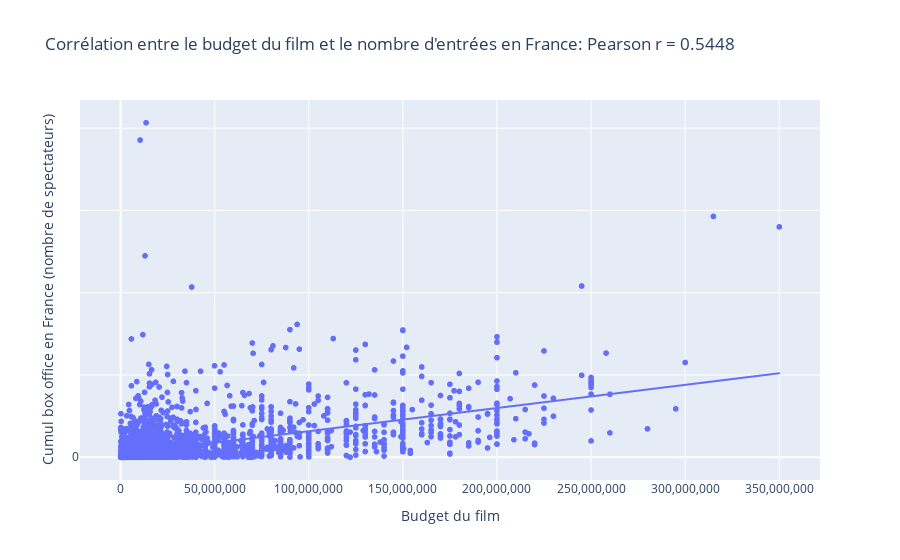

Notebook source saved alongside this figure:
### Code cell
# Corrélation entre le budget et le nombre d'entrées cumulées en France avec plotly

import plotly.express as px
import plotly.graph_objects as go

# Calculer la corrélation de Pearson
correlation = allocine_budget['cumul_france'].corr(allocine_budget['budget_dollars'])

# Créer un scatter plot avec une ligne de régression
fig = px.scatter(allocine_budget, x='budget_dollars', y='cumul_france', trendline='ols',
                 labels={
                     'budget_dollars': 'Budget du film',
                     'cumul_france': 'Cumul box office en France (nombre de spectateurs)'  # Correction ici
                 },
                 title=f"Corrélation entre le budget du film et le nombre d'entrées en France: Pearson r = {correlation:.4f}")

# Personnaliser les axes pour afficher les chiffres complets
fig.update_yaxes(ticklabelstep=500000, tickformat=',', title='Cumul box office en France (nombre de spectateurs)')
fig.update_xaxes(tickformat=',', title='Budget du film')

# Ajuster la hauteur du graphique
fig.update_layout(height=800)

# Afficher le graphique
fig.show()

### Figure 1 — Plotly figure (JSON) as saved in the notebook; plotly's stock layout.template omitted (floating-point values rounded to 4 significant figures; data arrays with more than 128 entries replaced by an {"elided": "..."} marker saying what was removed)
{"data": [{"hovertemplate": "Budget du film=%{x}<br>Cumul box office en France (nombre de spectateurs)=%{y}<extra></extra>", "legendgroup": "", "marker": {"color": "#636efa", "symbol": "circle"}, "mode": "markers", "name": "", "showlegend": false, "type": "scattergl", "x": {"elided": "5401 float values"}, "xaxis": "x", "y": {"elided": "5401 int values"}, "yaxis": "y"}, {"hovertemplate": "<b>OLS trendline</b><br>cumul_france = 0.0140864 * budget_dollars + 173679<br>R<sup>2</sup>=0.296827<br><br>Budget du film=%{x}<br>Cumul box office en France (nombre de spectateurs)=%{y} <b>(trend)</b><extra></extra>", "legendgroup": "", "marker": {"color": "#636efa", "symbol": "circle"}, "mode": "lines", "name": "", "showlegend": false, "type": "scattergl", "x": {"elided": "5401 float values"}, "xaxis": "x", "y": {"elided": "5401 float values"}, "yaxis": "y"}], "layout": {"autosize": true, "legend": {"tracegroupgap": 0}, "title": {"text": "Corrélation entre le budget du film et le nombre d'entrées en France: Pearson r = 0.5448"}, "xaxis": {"anchor": "y", "autorange": true, "domain": [0, 1], "range": [-20460000.0, 370600000.0], "tickformat": ",", "title": {"text": "Budget du film"}, "type": "linear"}, "yaxis": {"anchor": "x", "autorange": true, "domain": [0, 1], "range": [-1283000.0, 21610000.0], "tickformat": ",", "ticklabelstep": 500000, "title": {"text": "Cumul box office en France (nombre de spectateurs)"}, "type": "linear"}}}
